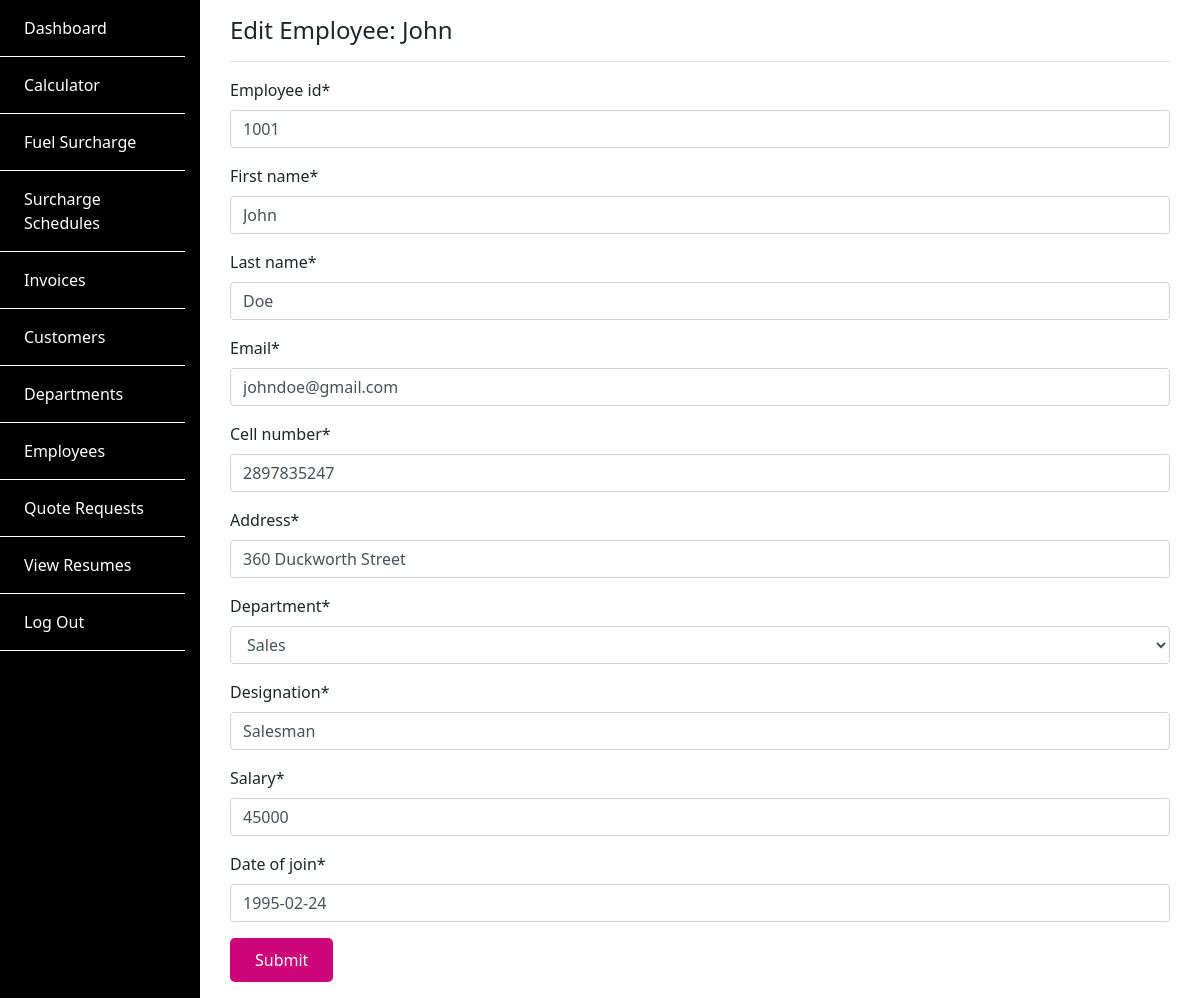
Page /employees/edit/1001 (signed in) on the committed database.
### SiteApp/models.py (models this page shows, shortened)
class Employee(models.Model):
    employee_id = models.IntegerField()
    first_name = models.CharField(max_length=50)
    last_name = models.CharField(max_length=50)
    email = models.EmailField()
    cell_number = models.BigIntegerField()
    address = models.CharField(max_length=200)
    department = models.ForeignKey(
        Department, on_delete=models.CASCADE, related_name="employees")
    designation = models.CharField(max_length=50)
    salary = models.IntegerField()
    date_of_join = models.DateField()
    def __str__(self):
        return self.first_name

### SiteApp/views.py (the view)
# urls.py: path('employees/edit/<int:id>', views.EditEmployee, name='edit_employee'),
@login_required
def EditEmployee(request, id):
    template = 'SiteApp/edit_employee.html'
    employee = Employee.objects.get(employee_id=id)
    form = EmployeeForm(request.POST or None, instance=employee)
    if form.is_valid():
        form.save()
        return redirect('list_employees')
    context = {"form": form, 'employee': employee}
    return render(request, template, context)

### SiteApp/forms.py
class EmployeeForm(ModelForm):
    class Meta:
        model = Employee
        fields = '__all__'

### SiteApp/models.py (called while the page is built)
    def __str__(self):
        return self.name

### SiteApp/templates/SiteApp/edit_employee.html
{% extends "backend_base.html" %} {% load crispy_forms_tags %}
{% block content%}
<div class="container py-3">
  <h4>Edit Employee: {{employee}}</h4>
  <hr />
  <form action="{% url 'edit_employee' id=employee.employee_id %}" method="post">
    {{ form | crispy }} {% csrf_token %}
    <input type="submit" name="Save" class="larway-btn" />
  </form>
</div>
{% endblock %}

### SiteApp/static/SiteApp/css/style.css (style rules this page uses)
* { font-family: "Noto Sans", sans-serif; transition: all ease-in 0.2s; }
html, body { height: 100%; min-height: 100%; }
.larway-btn { background-color: #cc0477; color: #fff; border: none; padding: 10px 25px; border-radius: 5px; }

### rows in the picture
Employee: first_name "John", employee_id "1001", last_name "Doe", email "johndoe@gmail.com", cell_number "2897835247", address "360 Duckworth Street", department "Sales", designation "Salesman", salary "45000", date_of_join "1995-02-24"
